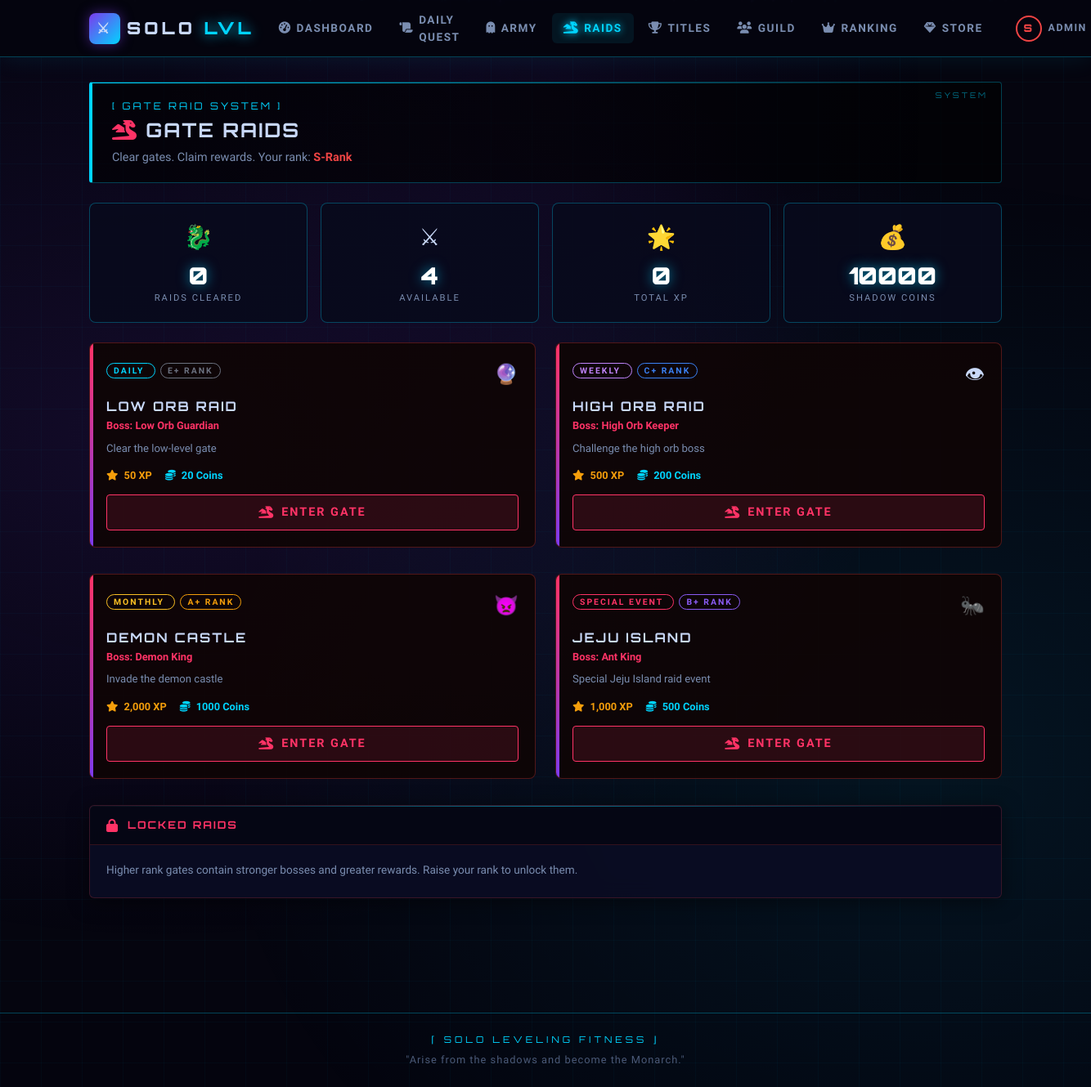
Screenshot of /pages/raids.php (signed in) with the database file from the repository.
### tables this page shows
CREATE TABLE users (
    id INT AUTO_INCREMENT PRIMARY KEY,
    username VARCHAR(50) UNIQUE NOT NULL,
    email VARCHAR(100) UNIQUE NOT NULL,
    password_hash VARCHAR(255) NOT NULL,
    full_name VARCHAR(100),
    join_date TIMESTAMP DEFAULT CURRENT_TIMESTAMP,
    last_login TIMESTAMP NULL,
    
     
    current_rank ENUM('E', 'D', 'C', 'B', 'A', 'S') DEFAULT 'E',
    rank_progress INT DEFAULT 0,  
    total_xp BIGINT DEFAULT 0,
    current_streak INT DEFAULT 0,
    best_streak INT DEFAULT 0,
    total_workouts INT DEFAULT 0,
    
     
    missed_days INT DEFAULT 0,
    last_workout_date DATE NULL,
    rest_days_used_this_week INT DEFAULT 0,
    
     
    subscription_type ENUM('none', 'monthly', 'yearly') DEFAULT 'none',
    subscription_expiry DATE NULL,
    subscription_start DATE NULL,
    
     
    shadow_army_power INT DEFAULT 0,
    shadow_coins INT DEFAULT 100,  
    
     
    profile_image VARCHAR(255) DEFAULT 'default.jpg',
    bio TEXT,
    is_admin BOOLEAN DEFAULT FALSE,
    is_active BOOLEAN DEFAULT TRUE,
    
    INDEX idx_rank (current_rank),
    INDEX idx_xp (total_xp),
    INDEX idx_streak (current_streak)
);

CREATE TABLE raids (
    id INT AUTO_INCREMENT PRIMARY KEY,
    raid_name VARCHAR(100) NOT NULL,
    raid_type ENUM('daily', 'weekly', 'monthly', 'special') NOT NULL,
    min_rank_required ENUM('E', 'D', 'C', 'B', 'A', 'S') DEFAULT 'E',
    xp_reward INT DEFAULT 0,
    coin_reward INT DEFAULT 0,
    item_reward VARCHAR(255),
    boss_name VARCHAR(100),
    boss_image VARCHAR(255),
    description TEXT,
    start_date DATE,
    end_date DATE,
    is_active BOOLEAN DEFAULT TRUE
);

### includes/functions.php (called while the page is built, shortened)
<?php
function getCurrentUser() {
    $db = new Database();
    $conn = $db->getConnection();
    $query = "SELECT * FROM users WHERE id = :id";
    $stmt = $conn->prepare($query);
    $stmt->execute([':id' => $_SESSION['user_id']]);
    return $stmt->fetch();
}
function getAvailableRaids($user_rank) {
    $db = new Database();
    $conn = $db->getConnection();
    $rank_order = ['E' => 0, 'D' => 1, 'C' => 2, 'B' => 3, 'A' => 4, 'S' => 5];
    $user_rank_value = $rank_order[$user_rank];
    $query = "SELECT * FROM raids WHERE is_active = TRUE";
    $stmt = $conn->prepare($query);
    $stmt->execute();
    $raids = $stmt->fetchAll();
    $available = [];
    foreach ($raids as $raid) {
        $raid_rank_value = $rank_order[$raid['min_rank_required']];
        if ($raid_rank_value <= $user_rank_value) {
            $available[] = $raid;
        }
    }
    return $available;
}
?>

### pages/raids.php (the view, shortened to what this page needs)
<?php
require_once '../includes/functions.php';
$user = getCurrentUser();
$db = new Database(); $conn = $db->getConnection();
$raids = getAvailableRaids($user['current_rank']);
$completedStmt = $conn->prepare("SELECT raid_id FROM raid_completions WHERE user_id = :uid");
$completedStmt->execute([':uid' => $user['id']]);
$completed = $completedStmt->fetchAll(PDO::FETCH_COLUMN);
include '../includes/header.php';
$rank_colors = ['E'=>'#6b7280','D'=>'#10b981','C'=>'#3b82f6','B'=>'#8b5cf6','A'=>'#f59e0b','S'=>'#ef4444'];
$boss_icons = ['Low Orb Guardian'=>'🔮','High Orb Keeper'=>'👁','Demon King'=>'👿','Ant King'=>'🐜'];
?>
<div class="system-header">
    <div class="text-system">[ GATE RAID SYSTEM ]</div>
    <h1 style="font-size:1.5rem;margin-top:6px;"><i class="fas fa-dragon" style="color:var(--danger-red);"></i> GATE RAIDS</h1>
    <p style="color:var(--text-secondary);font-size:0.9rem;margin:4px 0 0;">
        Clear gates. Claim rewards. Your rank:
        <span style="color:<?= $rank_colors[$user['current_rank']] ?>;font-weight:700;"><?= $user['current_rank'] ?>-Rank</span>
    </p>
</div>
<div class="stats-grid" style="grid-template-columns:repeat(auto-fit,minmax(140px,1fr));margin-bottom:24px;">
    <div class="stat-card">
        <div class="stat-icon" style="color:var(--danger-red);">🐉</div>
        <div class="stat-value"><?= count($completed) ?></div>
        <div class="stat-label">Raids Cleared</div>
    </div>
    <div class="stat-card">
        <div class="stat-icon">⚔</div>
        <div class="stat-value"><?= count($raids) ?></div>
        <div class="stat-label">Available</div>
    </div>
    <div class="stat-card">
        <div class="stat-icon" style="color:var(--gold);">🌟</div>
        <div class="stat-value"><?= number_format($user['total_xp']) ?></div>
        <div class="stat-label">Total XP</div>
    </div>
    <div class="stat-card">
        <div class="stat-icon" style="color:var(--accent-blue);">💰</div>
        <div class="stat-value"><?= $user['shadow_coins'] ?></div>
        <div class="stat-label">Shadow Coins</div>
    </div>
</div>
<?php if (empty($raids)): ?>
    <div class="card">
        <div class="card-body text-center py-5">
            <div style="font-size:3rem;opacity:0.3;">🚪</div>
            <p style="color:var(--text-secondary);margin-top:12px;">No raids available for your rank yet.</p>
            <p style="font-size:0.85rem;color:var(--text-secondary);">Train harder to unlock higher-rank gates.</p>
        </div>
    </div>
<?php else: ?>
    <?php
    $type_labels = ['daily'=>'DAILY','weekly'=>'WEEKLY','monthly'=>'MONTHLY','special'=>'SPECIAL EVENT'];
    $type_colors = ['daily'=>'var(--accent-blue)','weekly'=>'#c084fc','monthly'=>'var(--gold)','special'=>'var(--danger-red)'];
    ?>
    <div class="row">
    <?php foreach ($raids as $raid):
        $is_done = in_array($raid['id'], $completed);
        $rank_col = $rank_colors[$raid['min_rank_required']] ?? '#fff';
        $boss_icon = $boss_icons[$raid['boss_name']] ?? '👾';
        $t_color = $type_colors[$raid['raid_type']] ?? 'var(--accent-blue)';
    ?>
    <div class="col-md-6 mb-3">
        <div class="raid-card <?= $is_done ? '' : '' ?>" style="<?= $is_done ? 'opacity:0.65;' : '' ?>">
            <div style="display:flex;justify-content:space-between;align-items:flex-start;margin-bottom:12px;">
                <div>
                    <span style="font-size:0.65rem;font-weight:700;letter-spacing:2px;text-transform:uppercase;color:<?= $t_color ?>;border:1px solid <?= $t_color ?>;padding:2px 8px;border-radius:10px;">
                        <?= $type_labels[$raid['raid_type']] ?>
                    </span>
                    <span style="font-size:0.65rem;font-weight:700;letter-spacing:2px;text-transform:uppercase;color:<?= $rank_col ?>;border:1px solid <?= $rank_col ?>;padding:2px 8px;border-radius:10px;margin-left:6px;">
                        <?= $raid['min_rank_required'] ?>+ RANK
                    </span>
                </div>
                <span style="font-size:1.5rem;"><?= $boss_icon ?></span>
            </div>
            <h4 style="font-size:1rem;letter-spacing:2px;color:<?= $is_done ? 'var(--success-green)' : 'var(--text-primary)' ?>;margin-bottom:4px;">
                <?= $is_done ? '✓ ' : '' ?><?= htmlspecialchars($raid['raid_name']) ?>
            </h4>
            <p style="font-size:0.8rem;color:var(--danger-red);font-weight:700;margin-bottom:8px;">
                Boss: <?= htmlspecialchars($raid['boss_name']) ?>
            </p>
            <p style="font-size:0.82rem;color:var(--text-secondary);margin-bottom:14px;">
                <?= htmlspecialchars($raid['description'] ?? 'Clear the gate and defeat the boss.') ?>
            </p>
            <div style="display:flex;gap:16px;margin-bottom:14px;">
                <div style="font-size:0.8rem;">
                    <i class="fas fa-star me-1" style="color:var(--warning-yellow);"></i>
                    <span style="color:var(--warning-yellow);font-weight:700;"><?= number_format($raid['xp_reward']) ?> XP</span>
                </div>
                <div style="font-size:0.8rem;">
                    <i class="fas fa-coins me-1" style="color:var(--accent-blue);"></i>
                    <span style="color:var(--accent-blue);font-weight:700;"><?= $raid['coin_reward'] ?> Coins</span>
                </div>
            </div>
            <?php if ($is_done): ?>
                <div class="btn btn-success w-100" style="cursor:default;">
                    <i class="fas fa-check-circle"></i> GATE CLEARED
                </div>
            <?php else: ?>
                <form method="POST">
                    <button type="submit" class="btn btn-danger w-100">
                        <i class="fas fa-dragon"></i> ENTER GATE
                    </button>
                </form>
            <?php endif; ?>
        </div>
    </div>
    <?php endforeach; ?>
    </div>
<?php endif; ?>
<div class="card" style="border-color:rgba(239,68,68,0.2);">
    <div class="card-header" style="color:var(--danger-red);border-color:rgba(239,68,68,0.2);">
        <i class="fas fa-lock"></i> LOCKED RAIDS
    </div>
    <div class="card-body">
        <p style="color:var(--text-secondary);font-size:0.85rem;margin-bottom:12px;">
            Higher rank gates contain stronger bosses and greater rewards. Raise your rank to unlock them.
        </p>
    </div>
</div>
<?php include '../includes/footer.php'; ?>

### rows the page displays
users: current_rank "S", total_xp "0", shadow_coins "10000"
raids: raid_type "DAILY", min_rank_required "E", boss_name "🔮", raid_name "LOW ORB RAID", boss_name "Low Orb Guardian", description "Clear the low-level gate", xp_reward "50", coin_reward "20"
raids: raid_type "WEEKLY", min_rank_required "C", boss_name "👁", raid_name "HIGH ORB RAID", boss_name "High Orb Keeper", description "Challenge the high orb boss", xp_reward "500", coin_reward "200"
raids: raid_type "MONTHLY", min_rank_required "A", boss_name "👿", raid_name "DEMON CASTLE", boss_name "Demon King", description "Invade the demon castle", xp_reward "2,000", coin_reward "1000"
raids: raid_type "SPECIAL EVENT", min_rank_required "B", boss_name "🐜", raid_name "JEJU ISLAND", boss_name "Ant King", description "Special Jeju Island raid event", xp_reward "1,000", coin_reward "500"

### other values shown
$user_rank "S"
$_SESSION['username'] "ADMIN"
count($completed) "0"
count($raids) "4"
